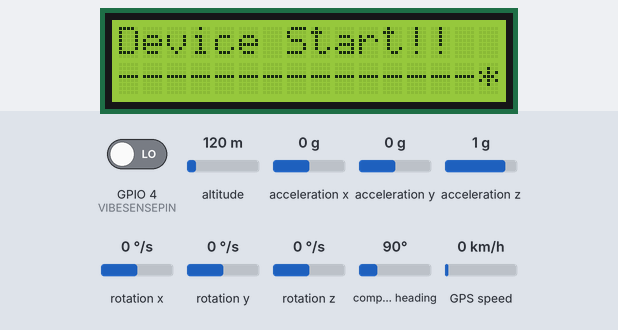
This sketch was run on a simulated ESP32. Parts: 16×2 character LCD. The inputs (shaded band) are chosen by the test bench; at power-on: GPIO 4 (VIBESENSEPIN) LOW, altitude 120 m, acceleration x 0 g, acceleration y 0 g, acceleration z 1 g, rotation x 0 °/s, rotation y 0 °/s, rotation z 0 °/s, compass heading 90°, GPS speed 0 km/h. WiFi joins after 1.5 s; servers stay silent unless stated; uploads are accepted with an empty reply; the GPS gets a fix after 3 s at 37.7749, -122.4194 with 8 satellites; what the sketch prints to the serial monitor is not drawn.

Above: at 3.2 s.
At 7.2 s:
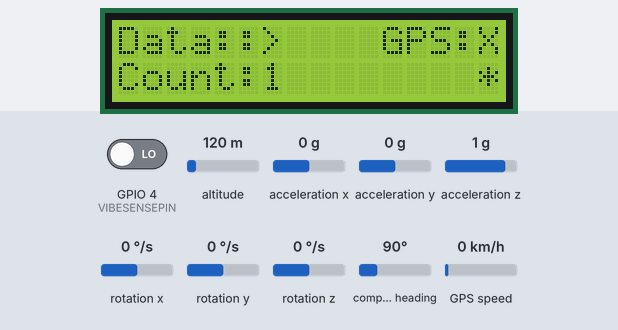
7.3 s: GPIO 4 (VIBESENSEPIN) driven HIGH
At 10.9 s:
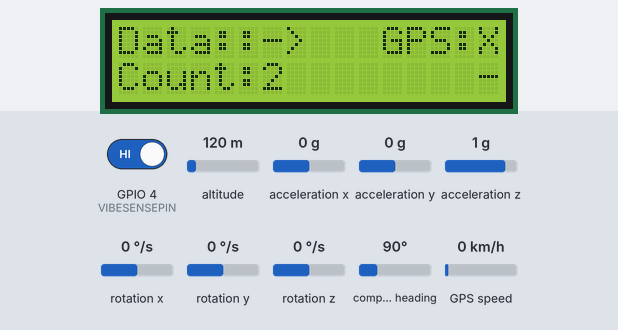
Timing chart, 0 to 12.4 s (numbered marks = the images above; inputs shaded):
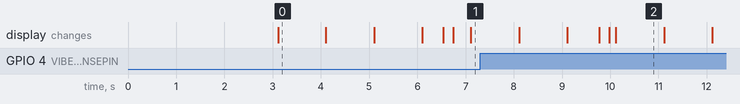

The sketch:

z_idmain.ino
```cpp
/**
* 핀 번호 기록
* 진동감지: D4
* 가속도 : SCL > D22, SDA > D21
* GPS : RX > TX2, TX > RX2
* LCD : SCL > D22, SDA > D21
*/

/**
* 설치 라이브러리 목록
* ide: ArduinoJson, LiquidCrystal I2C
* zip: MechaQMC5883(gy271), TinyGPSPlus
*/

#include <Wire.h>
#include <LiquidCrystal_I2C.h>
// #include <MechaQMC5883.h>
#include <MPU6050_light.h>
#include <TinyGPSPlus.h>
#include <WiFi.h>
#include <HTTPClient.h>
#include <ArduinoJson.h>

#include "_idHeader.h"

unsigned long task_time;
unsigned long task_sensor;
unsigned long task_net;

TaskHandle_t Task1;
TaskHandle_t Task2;
TaskHandle_t Task3;

MPU6050 mpu(Wire);

GyroValue gv = { 0, 0, 0, 0, 0, 0 };
GpsValue gp = { false, 0, 0 };
Data data = { DEVICENO, false, gv, gp };


void setup() {
  xTaskCreatePinnedToCore(taskSensor, "Task1", 10000, NULL, 1, &Task1, 0);
  xTaskCreatePinnedToCore(taskLCDWifi, "Task2", 10000, NULL, 1, &Task2, 1);
  xTaskCreatePinnedToCore(taskLoading, "Task3", 10000, NULL, 1, &Task3, 0);
  //pcSerial
  Serial.begin(115200);
  //gpsSerial
  Serial2.begin(9600);
  //gy271, lcd Set
  Wire.begin(21, 22);
  // Wire1.begin(SDA_2, SCL_2);

  vibeSetup();
  gv = gyroSetup();
  gpsSetup();
  lcdSetup();
  delay(3000);
}

void loop() {
  mpu.update();
  // delay(300);

}

void taskSensor(void *param) {
  while (1) {
    if (data.vibeValue == false) {
      data.vibeValue = vibeLoop();
    }
    data.gyroValue = gyroLoop(gv);
    data.gpsValue = gpsLoop();
    delay(100);
  }
}

void taskLCDWifi(void *param) {
  while (1) {
    if (WiFi.status() != WL_CONNECTED) {
      wifiSetup();
    }
    if (WiFi.status() == WL_CONNECTED) {
      wifiLoop(data);
    }
    Serial.println(makeDataToJson(data));
    data.vibeValue = false;
    lcdLoop();

    delay(3000);
  }
}

void taskLoading(void *param) {
  while (1) {
    lcdLoading();
    delay(1000);
  }
}
```

_idHeader.h
```cpp
#define DEVICENO 10002

#define VIBESENSEPIN 4
//#define GYADDR 0x0D
#define LCDADDR 0x27
#define LCDROW 16
#define LCDCOLUMN 2
//gyro Calc Value
#define GYRO_DEGREES_PER_SEC 131
// #define SDA_2 33
// #define SCL_2 32
//Wifi Setting
// #define WIFI_SSID "MG_Home_2.4G"
// #define WIFI_PW "@@mgmn0405"
#define WIFI_SSID "hlm-hotspot"
#define WIFI_PW "@@mg5428"
#define SERVER_URL "http://hlm-nas.duckdns.org:7005/sensor/data"

struct GyroValue {
  int x;
  int y;
  int z;
  int initX;
  int initY;
  int initZ;
};

struct GpsValue {
  bool stat;
  double lat;
  double lng;
};

struct Data {
  int deviceNo;
  bool vibeValue;
  GyroValue gyroValue;
  GpsValue gpsValue;
};
```

a_sensor.ino
```cpp
//gyro object
// MechaQMC5883 gyro;
// MPU6050 mpu(Wire);
//gps object
TinyGPSPlus gps;

void vibeSetup() {
  pinMode(VIBESENSEPIN, INPUT);
}

bool vibeLoop() {
  return digitalRead(VIBESENSEPIN);
}

GyroValue gyroSetup() {
  int x, y, z;
  GyroValue gv = { 0, 0, 0, 0, 0, 0 };

  mpu.begin();
  mpu.calcGyroOffsets();
  mpu.update();
  gv.initX = mpu.getAngleX();
  gv.initY = mpu.getAngleY();
  gv.initZ = mpu.getAngleZ();

  return gv;
}

GyroValue gyroLoop(GyroValue gv) {
  int x, y, z;
  GyroValue gyroValue = { 0, 0, 0, gv.initX, gv.initY, gv.initZ};

  gyroValue.x = mpu.getAngleX() - gv.initX;
  gyroValue.y = mpu.getAngleY() - gv.initY;
  gyroValue.z = mpu.getAngleZ() - gv.initZ;


  return gyroValue;
}

void gpsSetup() {}

GpsValue gpsLoop() {
  GpsValue gpsValue{ false, 0, 0 };
  while (Serial2.available() > 0) {
    if (gps.encode(Serial2.read())) {
      if (gps.location.isValid()) {
        gpsValue.stat = true;
        gpsValue.lat = gps.location.lat();
        gpsValue.lng = gps.location.lng();
      } else {
        gpsValue.stat = false;
        gpsValue.lat = 0;
        gpsValue.lng = 0;
      }
    }
  }

  return gpsValue;
}

//gps
void displayInfo() {
  Serial.print(F("Location: "));
  if (gps.location.isValid()) {
    Serial.print("Lat: ");
    Serial.print(gps.location.lat(), 6);
    Serial.print(F(","));
    Serial.print("Lng: ");
    Serial.print(gps.location.lng(), 6);
    Serial.println();
  } else {
    Serial.println(F("INVALID"));
  }
}
//gps
void updateSerial() {
  delay(500);
  while (Serial.available()) {
    Serial2.write(Serial.read());
  }
  while (Serial2.available()) {
    Serial.write(Serial2.read());
  }
}
```

a_wifi.ino
```cpp
WiFiClient wifi;
HTTPClient net;
long sendCount = 0;
long previousSendCount = 0;

void wifiSetup() {
  WiFi.begin(WIFI_SSID, WIFI_PW);
  while (WiFi.status() != WL_CONNECTED) {
    delay(1000);
    Serial.print(".");
    lcdWifiWait();
  }
  Serial.println("CONNECTED");
  lcdWifiSuccess();
}

void wifiLoop(Data data) {
  lcdGpsStatus(data.gpsValue.stat);
  if(WiFi.status() == WL_CONNECTED) {
    lcdNetDataSend();
    net.begin(SERVER_URL);

    net.addHeader("Content-Type",  "application/json");
    String netRequestData = makeDataToJson(data);

    int netResponseCode = net.POST(netRequestData);

    if (netResponseCode > 0) {
      String response = net.getString();
      Serial.println(netResponseCode);
      Serial.println(response);
      sendCount++;
    }
    lcdSendCont(sendCount, previousSendCount);
    previousSendCount = sendCount;
    net.end();
  }
}

String makeDataToJson(Data data) {
  DynamicJsonDocument doc(1024);
  String result;

  doc["no"] = data.deviceNo;
  doc["vibe"] = data.vibeValue;
  doc["gyro_x"] = data.gyroValue.x;
  doc["gyro_y"] = data.gyroValue.y;
  doc["gyro_z"] = data.gyroValue.z;
  doc["gps_stat"] = data.gpsValue.stat;
  doc["gps_lat"] = data.gpsValue.lat;
  doc["gps_lng"] = data.gpsValue.lng;

  serializeJson(doc, result);
  return result;
}
```

a_lcd.ino
```cpp
LiquidCrystal_I2C lcd(LCDADDR, LCDROW, LCDCOLUMN);

int i = 0;
int loadingValue = 0;
int sendProcessValue = 0;

void lcdSetup() {
  lcd.init();
  lcd.clear();
  lcd.backlight();
  lcd.setCursor(0, 0);
  lcd.print("Device Start!!");
  lcd.setCursor(0, 1);
  lcd.print("----------------");
}

void lcdLoop() {
}

void lcdWifiWait() {
  lcd.setCursor(0, 0);
  lcd.print("Try WIFI Connect");
  lcd.setCursor(0, 1);
  lcd.print("               ");
  lcd.setCursor(0, 1);
  lcd.print("Wait!!");
  delay(500);
}

void lcdWifiSuccess() {
  lcd.setCursor(0, 1);
  lcd.print("               ");
  lcd.setCursor(0, 1);
  lcd.print("success!!!");
  delay(5000);
  lcd.clear();
}

void lcdNetDataSend() {
  lcd.setCursor(0, 0);
  lcd.print("Data::");
  lcdSendProcessing();
}

void lcdLoading() {
  lcd.setCursor(15, 1);
  switch (loadingValue) {
    case 0:
      lcd.print("|");
      loadingValue++;
      break;
    case 1:
      lcd.print("/");
      loadingValue++;
      break;
    case 2:
      lcd.print("-");
      loadingValue++;
      break;
    case 3:
      lcd.print("*");
      loadingValue = 0;
      break;
  }
}

void lcdSendProcessing() {
  lcd.setCursor(6, 0);
  switch (sendProcessValue) {
    case 0:
      lcd.print("     ");
      lcd.setCursor(6, 0);
      lcd.print(">");
      sendProcessValue++;
      break;
    case 1:
      lcd.print("->");
      sendProcessValue++;
      break;
    case 2:
      lcd.print("-->");
      sendProcessValue++;
      break;
    case 3:
      lcd.print("--->");
      sendProcessValue++;
      break;
    case 4:
      lcd.print("---->");
      sendProcessValue = 0;
      break;
  }
}

void lcdSendCont(long count, long previousCount) {
  if (count == previousCount) {
    lcd.setCursor(0, 1);
    lcd.print("               ");
    lcd.setCursor(0, 1);
    lcd.print("Server: X");
  } else {
    lcd.setCursor(0, 6);
    lcd.print("         ");
    lcd.setCursor(0, 1);
    lcd.print("Count:");
    lcd.setCursor(6, 1);
    lcd.print(count);
  }
}

void lcdGpsStatus(boolean gpsStatus) {
  lcd.setCursor(11,0);
  lcd.print("GPS:");
  if(gpsStatus) {
    lcd.print("O");
  } else {
    lcd.print("X");
  }
}

void lcd_deviceStart() {
  lcd.clear();
}
```

Measured:
- what the display in image 0 shows lasts 1.0 s, from 3.1 s to 4.1 s
